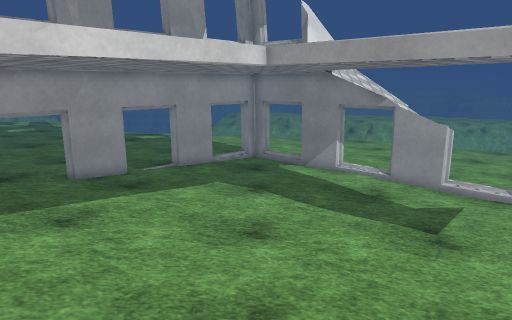
view 1 (above)

14 first-person views from a walk through a scene from a Unity 3-D project. The camera is 1.4 m above the floor, tilts 12° down and sees 70° across. The floor is counted in squares, 0.5 m on a side. Each view is taken from the middle of a square. On the plan, view 1 faces up. The plan holds only what a view shows up to about 20 squares ahead; the rest is blank. The place goes on beyond the plan. Surface patterns are stand-ins for the level's own textures.

view 2
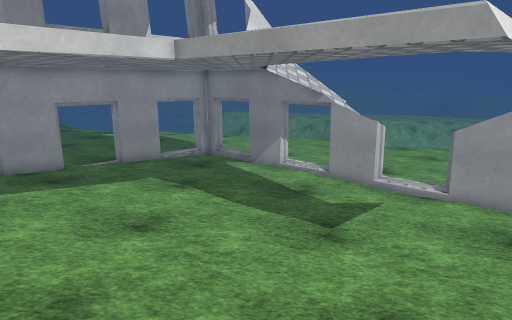

view 3
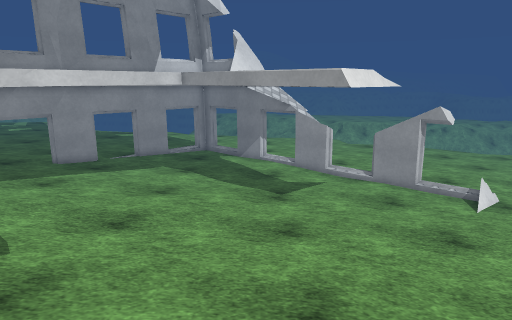

view 4
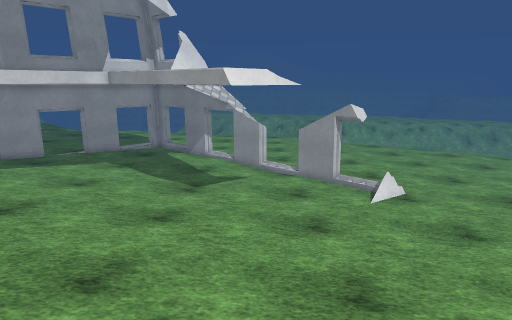

view 5
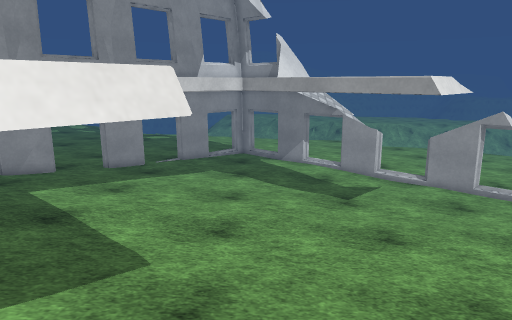

view 6
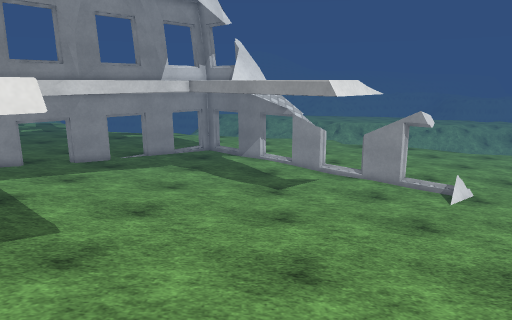

view 7
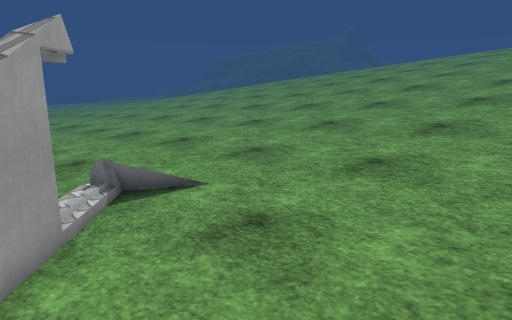

view 8
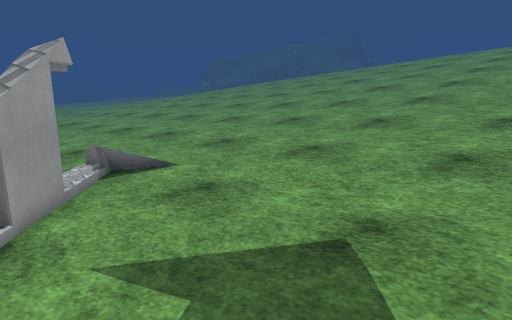

view 9
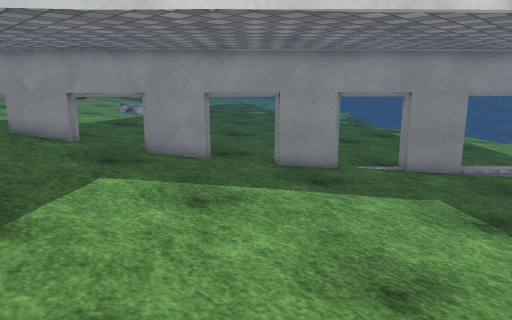

view 10
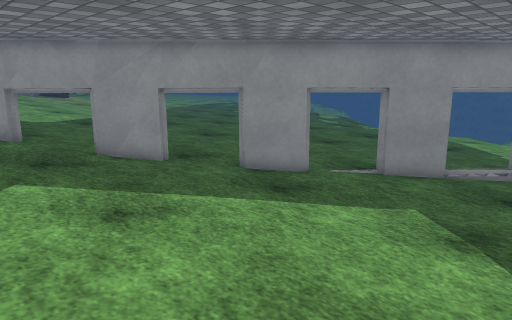

view 11
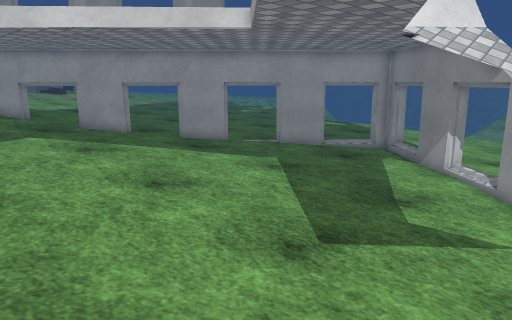

view 12
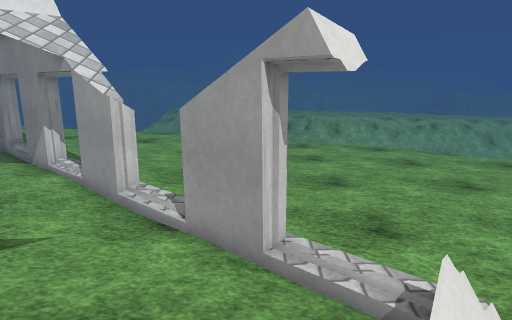

view 13
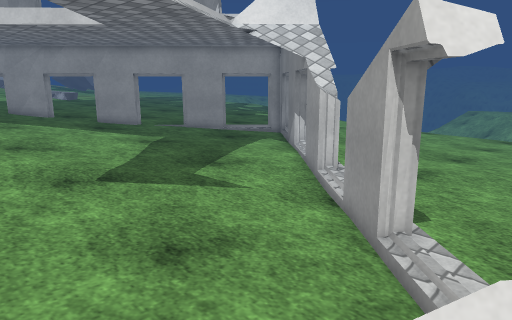

view 14
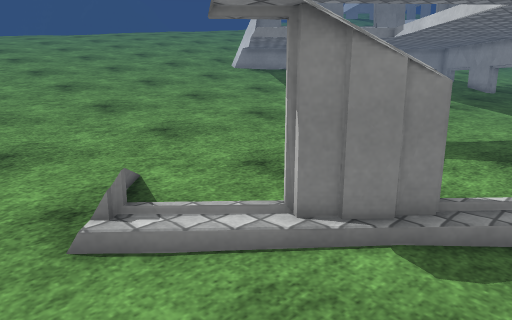

### Floor plan
Key: @ floor where view 1 was taken; # wall or solid block; . main floor; : floor 0.25 m higher than the main floor; - floor 0.25 m lower than the main floor; + floor 0.5 m higher than the main floor; _ floor 0.5 m lower than the main floor; * floor 0.75 m higher than the main floor; < floor 0.75 m lower than the main floor; % floor 1 m higher than the main floor; / step, stairs or slope; ^ raised ledge; T thing the floor can be seen under or through.
Columns run from 20 left of view 1 to 17 right of it. Each row starts with its distance up from view 1.
 20             --  T#--___###_______<<<<<
 19       ....- -- TT---____###______<<<<<
 18       .....   TT-------_ _##_______<<<
 17       ......  T--------- _##^_______<<
 16       ...... T-----------__##-_______<
 15        ....TTT.-----------___//_______
 14            TT....----------___/#______
 13  :::::    TT........--------___###____
 12 :::::::  TT.........---------___##____
 11 +++:::: TT...........---------____-___
 10   ++++ TT::.............-------_______
  9       TT:::::............---------____
  8      #T +::::::...........---------___
  7      ##  +::::::...........----------_
  6            +::::::............--------
  5              ++:::::............------
  4                +:::::............-----
  3                 +:::::::............--
  2                   ++:::::::...........
  1                    +++::::::..........
  0                   ^^@++++:::::........
 -1                     #++++++::::::.....
 -2                    ##+++++++::::::::..
 -3                    #****++++++++:::::
 -4                           +++++++:::
 -5                           ***++++++
 -6                      %  % *****+++
 -7                           %%*****+
 -8                         % %%%%%**
 -9                              %%%

Where each view was taken, in squares from view 1:
view 1: 0 up, 0 right, facing up
view 2: 0 up, 3 right, facing up
view 3: 6 down, 4 right, facing up
view 4: 7 down, 8 right, facing up
view 5: 6 down, 1 right, facing up
view 6: 8 down, 4 right, facing up
view 7: 14 up, 5 right, facing down-right
view 8: 15 up, 2 right, facing down-right
view 9: 4 up, 2 right, facing up-left
view 10: 6 up, 2 right, facing up-left
view 11: 4 up, 9 right, facing up-left
view 12: 6 up, 12 right, facing up
view 13: 6 up, 15 right, facing up-left
view 14: 16 up, 17 right, facing down-left
